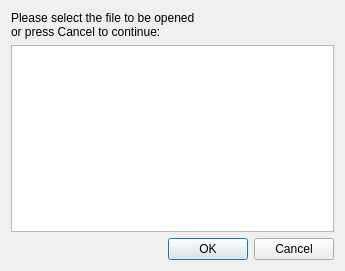
<?xml version="1.0" encoding="UTF-8"?>
<ui version="4.0">
 <class>SelectRecentDialog</class>
 <widget class="QDialog" name="SelectRecentDialog">
  <property name="geometry">
   <rect>
    <x>0</x>
    <y>0</y>
    <width>345</width>
    <height>271</height>
   </rect>
  </property>
  <property name="windowTitle">
   <string>Dialog</string>
  </property>
  <layout class="QVBoxLayout" name="verticalLayout">
   <item>
    <widget class="QLabel" name="label">
     <property name="text">
      <string>Please select the file to be opened 
or press Cancel to continue:</string>
     </property>
    </widget>
   </item>
   <item>
    <widget class="QListWidget" name="recentFileList"/>
   </item>
   <item>
    <widget class="QDialogButtonBox" name="buttonBox">
     <property name="orientation">
      <enum>Qt::Horizontal</enum>
     </property>
     <property name="standardButtons">
      <set>QDialogButtonBox::Cancel|QDialogButtonBox::Ok</set>
     </property>
    </widget>
   </item>
  </layout>
 </widget>
 <resources/>
 <connections>
  <connection>
   <sender>buttonBox</sender>
   <signal>accepted()</signal>
   <receiver>SelectRecentDialog</receiver>
   <slot>accept()</slot>
   <hints>
    <hint type="sourcelabel">
     <x>248</x>
     <y>254</y>
    </hint>
    <hint type="destinationlabel">
     <x>157</x>
     <y>274</y>
    </hint>
   </hints>
  </connection>
  <connection>
   <sender>buttonBox</sender>
   <signal>rejected()</signal>
   <receiver>SelectRecentDialog</receiver>
   <slot>reject()</slot>
   <hints>
    <hint type="sourcelabel">
     <x>316</x>
     <y>260</y>
    </hint>
    <hint type="destinationlabel">
     <x>286</x>
     <y>274</y>
    </hint>
   </hints>
  </connection>
 </connections>
</ui>
